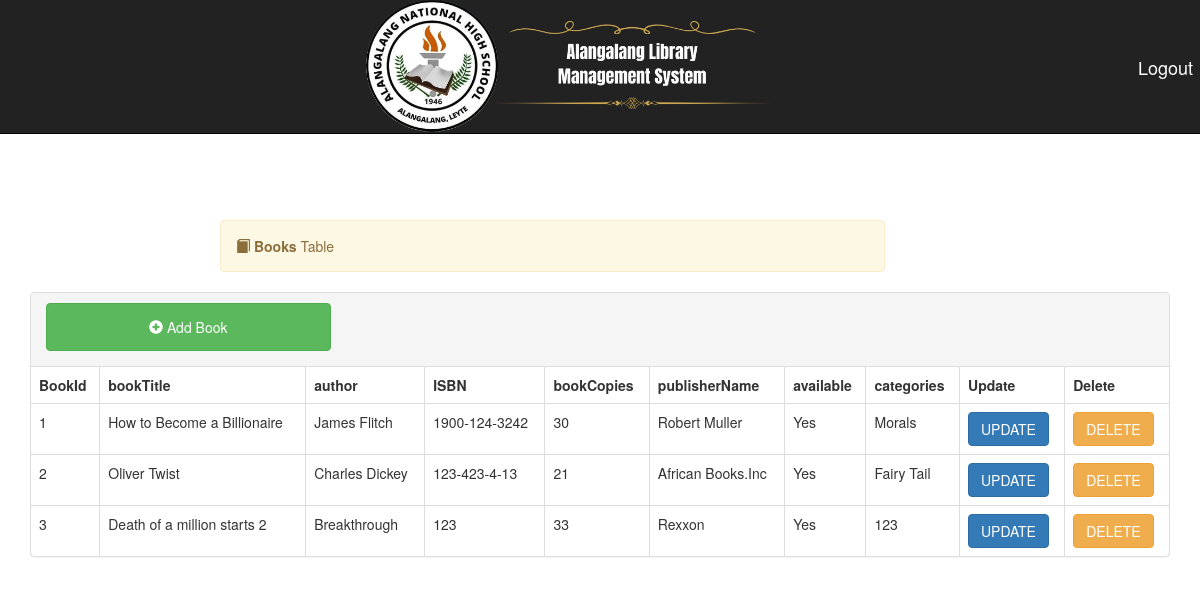
Screenshot of /bookstable.php with the database file from the repository.
### tables this page shows
CREATE TABLE `books` (
  `bookId` int(11) NOT NULL,
  `bookTitle` varchar(150) NOT NULL,
  `author` varchar(60) NOT NULL,
  `ISBN` varchar(30) NOT NULL,
  `bookCopies` varchar(10) NOT NULL,
  `publisherName` varchar(60) NOT NULL,
  `available` varchar(10) NOT NULL,
  `categories` varchar(30) NOT NULL,
  `callNumber` varchar(30) NOT NULL
);

### bookstable.php (the view, shortened to what this page needs)
<?php
require 'includes/db-inc.php';
include "includes/header.php";
?>
<div class="container">
    <?php include "includes/nav.php"; ?>
    <div class="alert alert-warning col-lg-7 col-md-12 col-sm-12 col-xs-12 col-lg-offset-2 col-md-offset-0 col-sm-offset-1 col-xs-offset-0" style="margin-top:70px">
        <span class="glyphicon glyphicon-book"></span>
        <strong>Books</strong> Table
    </div>
</div>
<div class="container">
    <div class="panel panel-default">
        <div class="panel-heading">
            <div class="row">
                <a href="addbook.php">
                    <button class="btn btn-success col-lg-3 col-md-4 col-sm-11 col-xs-11 button" style="margin-left: 15px;margin-bottom: 5px">
                        <span class="glyphicon glyphicon-plus-sign"></span> Add Book
                    </button>
                </a>
                <div class="col-lg-6 col-md-6 col-sm-12 col-xs-12 pull-right">
                </div>
            </div>
        </div>
        <table class="table table-bordered">
            <thead>
                <tr>
                    <th>BookId</th>
                    <th>bookTitle</th>
                    <th>author</th>
                    <th>ISBN</th>
                    <th>bookCopies</th>
                    <th>publisherName</th>
                    <th>available</th>
                    <th>categories</th>
                    <th>Update</th>
                    <th>Delete</th>
                </tr>
            </thead>
            <tbody>
                <?php
                $sql = "SELECT * FROM books";
                $query = mysqli_query($conn, $sql);
                $counter = 1;
                while ($row = mysqli_fetch_array($query)) { ?>
                    <tr>
                        <td><?php echo $counter++; ?></td>
                        <td><?php echo $row['bookTitle']; ?></td>
                        <td><?php echo $row['author']; ?></td>
                        <td><?php echo $row['ISBN']; ?></td>
                        <td><?php echo $row['bookCopies']; ?></td>
                        <td><?php echo $row['publisherName']; ?></td>
                        <td><?php echo $row['bookCopies'] > 0 ? 'Yes' : 'No'; ?></td>
                        <td><?php echo $row['categories']; ?></td>
                        <td>
                            <form method='post' action='updatebook.php'>
                                <button name='update' type='submit' value='Update' class='btn btn-primary'>UPDATE</button>
                            </form>
                        </td>
                        <td>
                            <form method='post' action='bookstable.php'>
                                <button name='del' type='submit' value='Delete' class='btn btn-warning' onclick='return Delete()'>DELETE</button>
                            </form>
                        </td>
                    </tr>
                <?php } ?>
            </tbody>
        </table>
    </div>
</div>
</body>
</html>

### css/style.css (style rules this page uses)
body { overflow-x: hidden; padding-top: 150px; }
.alert { margin-top: 40px; }
.button { height: 48px }

### rows the page displays
books: bookTitle "How to Become a Billionaire", author "James Flitch", ISBN "1900-124-3242", bookCopies "30", publisherName "Robert Muller", shows "Yes", categories "Morals"
books: bookTitle "Oliver Twist", author "Charles Dickey", ISBN "123-423-4-13", bookCopies "21", publisherName "African Books.Inc", shows "Yes", categories "Fairy Tail"
books: bookTitle "Death of a million starts 2", author "Breakthrough", ISBN "123", bookCopies "33", publisherName "Rexxon", shows "Yes", categories "123"
